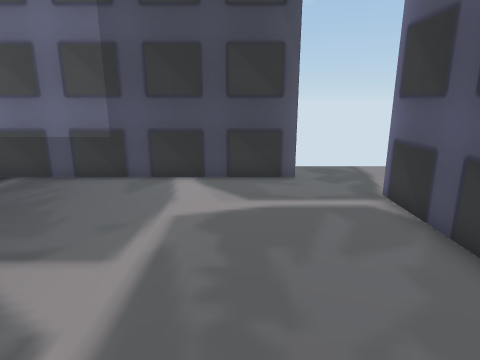
view 1 (above)

16 first-person views from a walk through a 3-D level made in the Unity game engine. The camera is 1.2 m above the floor, tilts 14° down and sees 75° across. The floor is counted in squares, 0.5 m on a side. Each view is taken from the middle of a square. On the plan, view 1 faces up. The plan holds only what a view shows up to about 19 squares ahead; the rest is blank. The place goes on beyond the plan.

view 2
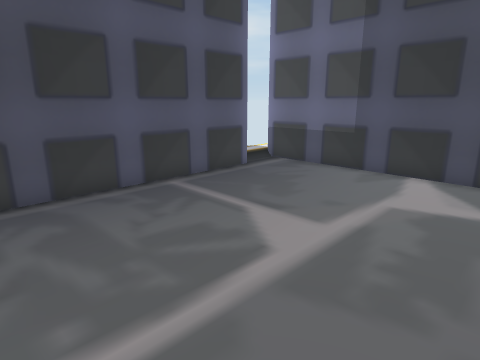

view 3
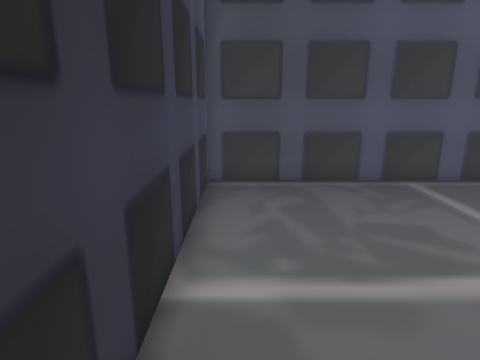

view 4
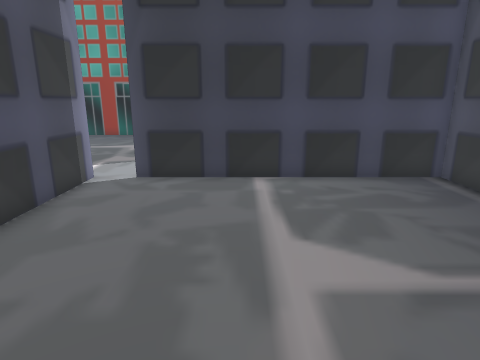

view 5
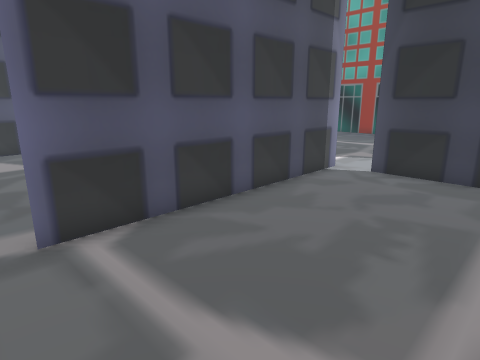

view 6
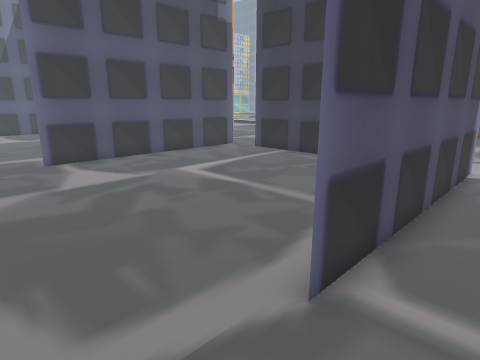

view 7
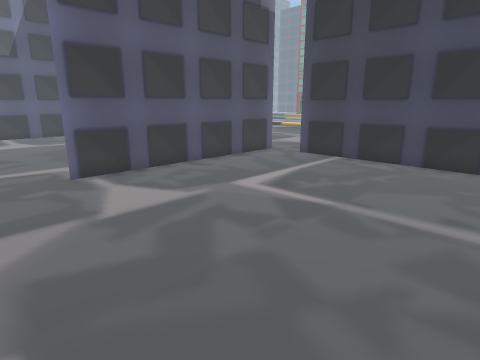

view 8
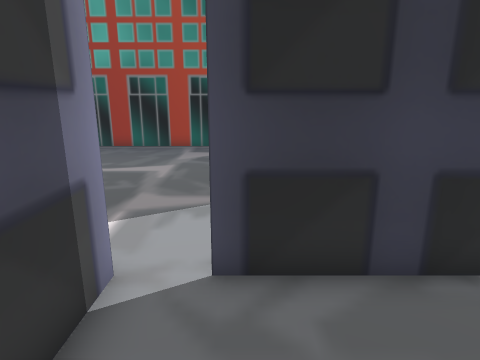

view 9
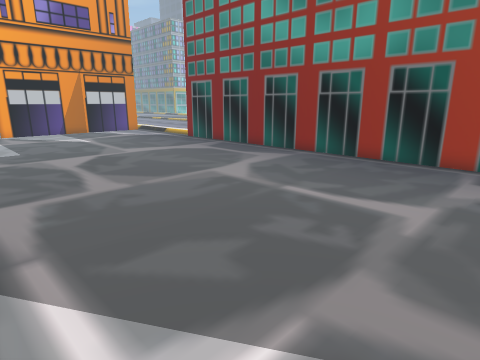

view 10
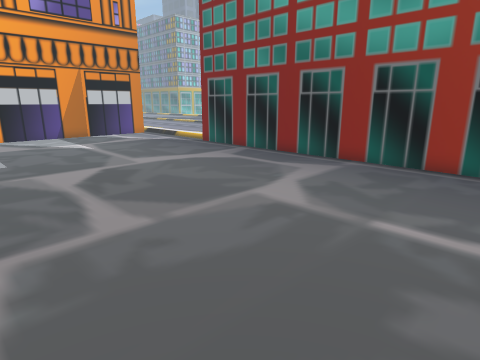

view 11
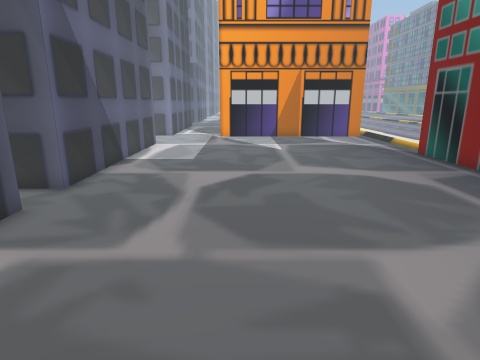

view 12
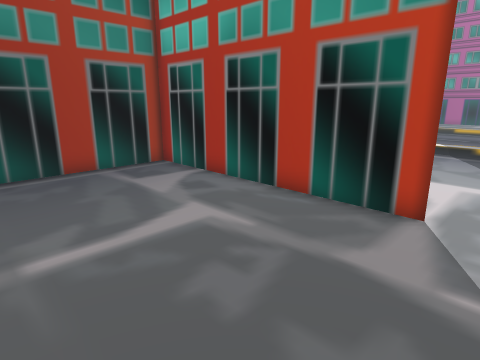

view 13
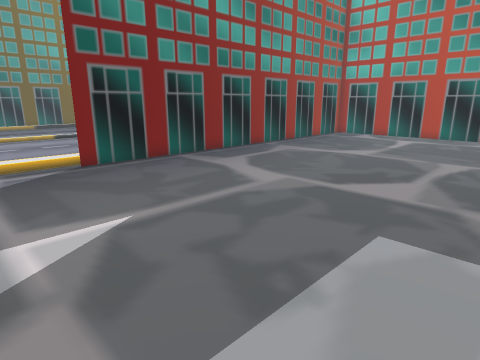

view 14
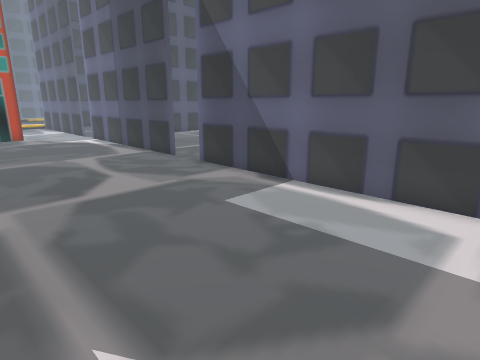

view 15
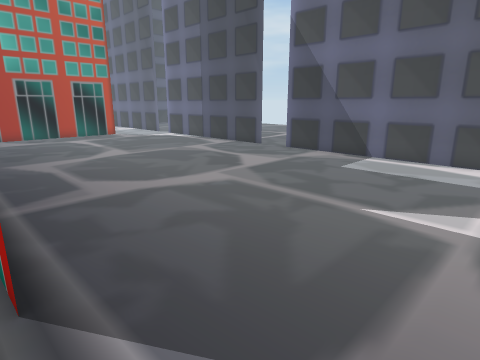

view 16
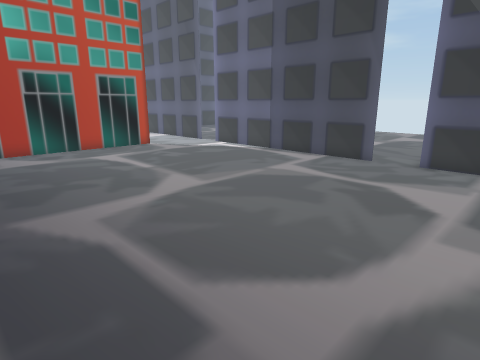

### Floor plan
Points are (right, up) in squares from view 1. A wall is a line through its corners. A room is listed if a view was taken in it or the views show most of it. See-through windows are left out.
Room 1 (views 1, 2, 3, 4, 5, 6, 8)
walls: (1.9, 10) (-8.2, 10); (-7.6, 8.1) (-7.6, -2) (2.5, -2); (3.8, -2) (3.8, 8)
ways out: opening at (4, 10) to room 2; opening at (3, -2) to room 3; gap at (-8, 8)
Room 2 (view 7)
walls: (6.5, -2) (13.9, -2); (15.6, -2) (15.6, 8)
ways out: opening at (4, 10) to room 1; opening at (14.5, -2) to room 3; opening at (16, 10)
Room 3 (views 9, 10, 11, 12, 13, 14, 15, 16)
walls: (13.9, -2) (3.8, -2); (2, -5.5) (2, -15.6) (22, -15.6); (25.6, -2) (15.6, -2)
low walls: (22, -15.6) (21.1, -15.6)
ways out: opening at (3, -2) to room 1; opening at (14.5, -2) to room 2; opening at (2, -4)

Where each view was taken, in squares from view 1:
view 1: 0 up, 0 right, facing up
view 2: 1 down, 1 right, facing up-left
view 3: 1 down, 2 right, facing left
view 4: 8 up, 1 left, facing down
view 5: 9 up, 2 left, facing down-right
view 6: 11 up, 2 right, facing down-right
view 7: 11 up, 5 right, facing down-right
view 8: 2 up, 2 right, facing down
view 9: 2 down, 3 right, facing down-right
view 10: 3 down, 6 right, facing down-right
view 11: 7 down, 7 right, facing right
view 12: 4 down, 9 right, facing down-left
view 13: 3 down, 26 right, facing down-left
view 14: 10 down, 26 right, facing up-left
view 15: 16 down, 26 right, facing up-left
view 16: 15 down, 19 right, facing up-left
